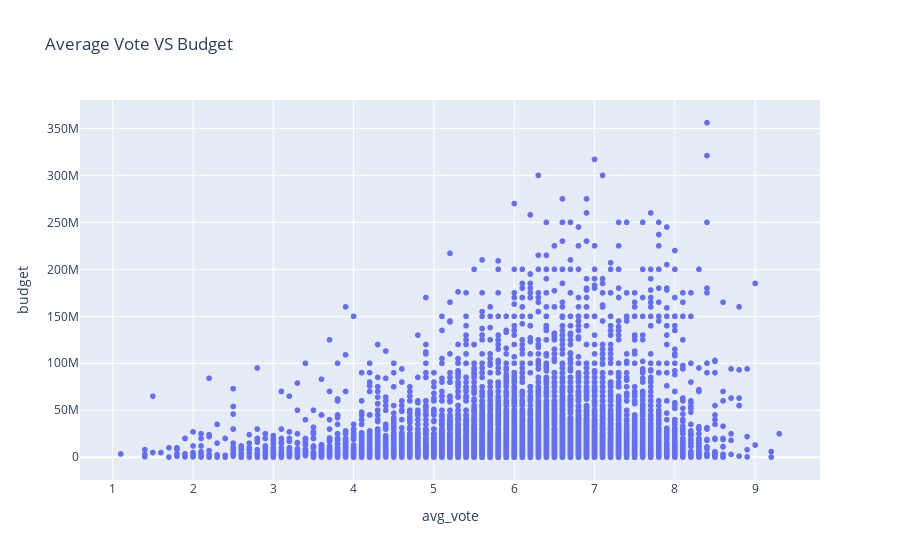

The code cell stored with this chart in its notebook:
### Code cell
fig = px.scatter(imdb3, x="avg_vote", y="budget",title='Average Vote VS Budget')
fig.show()

### Figure 1 — Plotly figure (JSON) as saved in the notebook; plotly's stock layout.template omitted (floating-point values rounded to 4 significant figures; data arrays with more than 128 entries replaced by an {"elided": "..."} marker saying what was removed)
{"data": [{"hovertemplate": "avg_vote=%{x}<br>budget=%{y}<extra></extra>", "legendgroup": "", "marker": {"color": "#636efa", "symbol": "circle"}, "mode": "markers", "name": "", "showlegend": false, "type": "scattergl", "x": {"elided": "8999 float values"}, "xaxis": "x", "y": {"elided": "8999 int values"}, "yaxis": "y"}], "layout": {"autosize": true, "legend": {"tracegroupgap": 0}, "title": {"text": "Average Vote VS Budget"}, "xaxis": {"anchor": "y", "autorange": true, "domain": [0, 1], "range": [0.6039, 9.796], "title": {"text": "avg_vote"}, "type": "linear"}, "yaxis": {"anchor": "x", "autorange": true, "domain": [0, 1], "range": [-29380000.0, 385400000.0], "title": {"text": "budget"}, "type": "linear"}}}
